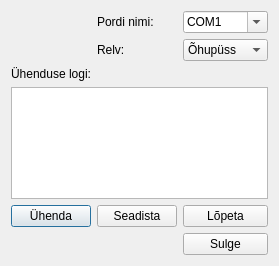
<?xml version="1.0" encoding="UTF-8"?>
<ui version="4.0">
 <class>Lehelugeja</class>
 <widget class="QDialog" name="Lehelugeja">
  <property name="geometry">
   <rect>
    <x>0</x>
    <y>0</y>
    <width>261</width>
    <height>266</height>
   </rect>
  </property>
  <property name="windowTitle">
   <string>Finaal</string>
  </property>
  <layout class="QGridLayout" name="gridLayout">
   <item row="0" column="1">
    <widget class="QLabel" name="label">
     <property name="text">
      <string>Pordi nimi:</string>
     </property>
    </widget>
   </item>
   <item row="0" column="2">
    <widget class="QComboBox" name="portBox">
     <property name="editable">
      <bool>true</bool>
     </property>
     <item>
      <property name="text">
       <string>COM1</string>
      </property>
     </item>
     <item>
      <property name="text">
       <string>COM2</string>
      </property>
     </item>
     <item>
      <property name="text">
       <string>COM3</string>
      </property>
     </item>
     <item>
      <property name="text">
       <string>COM4</string>
      </property>
     </item>
     <item>
      <property name="text">
       <string>COM5</string>
      </property>
     </item>
    </widget>
   </item>
   <item row="1" column="1">
    <widget class="QLabel" name="label_2">
     <property name="text">
      <string>Relv:</string>
     </property>
    </widget>
   </item>
   <item row="1" column="2">
    <widget class="QComboBox" name="relvBox">
     <item>
      <property name="text">
       <string>Õhupüss</string>
      </property>
     </item>
     <item>
      <property name="text">
       <string>Õhupüstol</string>
      </property>
     </item>
     <item>
      <property name="text">
       <string>Sportpüss</string>
      </property>
     </item>
    </widget>
   </item>
   <item row="2" column="0">
    <widget class="QLabel" name="label_3">
     <property name="text">
      <string>Ühenduse logi:</string>
     </property>
    </widget>
   </item>
   <item row="3" column="0" colspan="3">
    <widget class="QTextEdit" name="logiAken">
     <property name="readOnly">
      <bool>true</bool>
     </property>
    </widget>
   </item>
   <item row="4" column="0">
    <widget class="QPushButton" name="uhendaNupp">
     <property name="text">
      <string>Ühenda</string>
     </property>
    </widget>
   </item>
   <item row="4" column="1">
    <widget class="QPushButton" name="seadistaNupp">
     <property name="text">
      <string>Seadista</string>
     </property>
    </widget>
   </item>
   <item row="4" column="2">
    <widget class="QPushButton" name="lopetaNupp">
     <property name="text">
      <string>Lõpeta</string>
     </property>
    </widget>
   </item>
   <item row="5" column="2">
    <widget class="QPushButton" name="loobuNupp">
     <property name="text">
      <string>Sulge</string>
     </property>
    </widget>
   </item>
  </layout>
 </widget>
 <resources/>
 <connections>
  <connection>
   <sender>loobuNupp</sender>
   <signal>clicked()</signal>
   <receiver>Lehelugeja</receiver>
   <slot>reject()</slot>
   <hints>
    <hint type="sourcelabel">
     <x>188</x>
     <y>166</y>
    </hint>
    <hint type="destinationlabel">
     <x>50</x>
     <y>166</y>
    </hint>
   </hints>
  </connection>
 </connections>
</ui>
